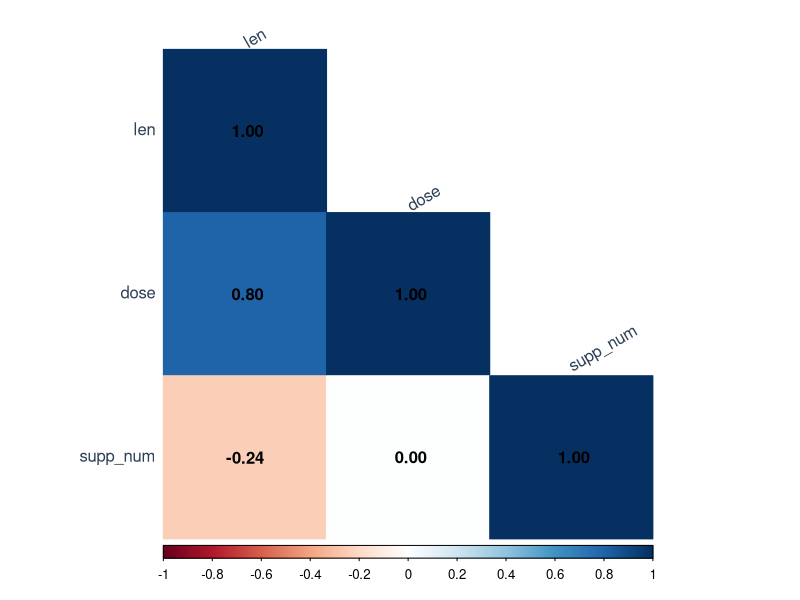
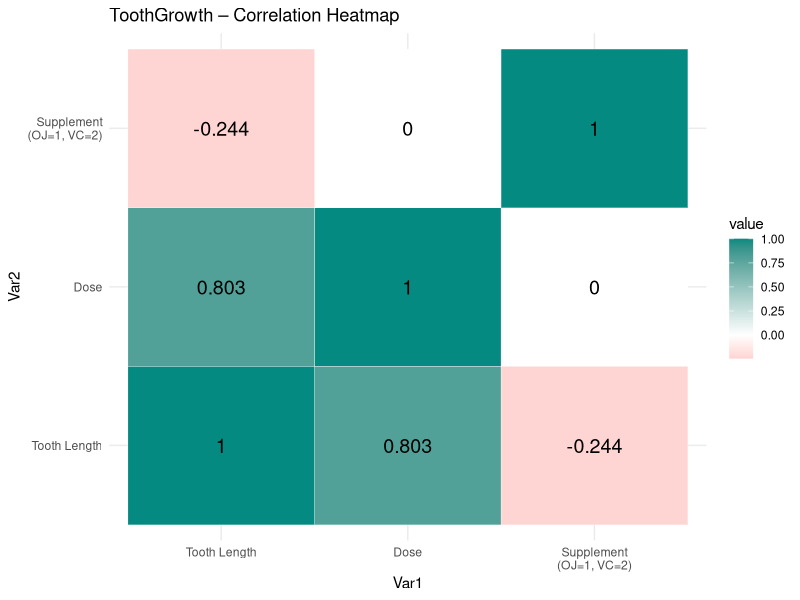
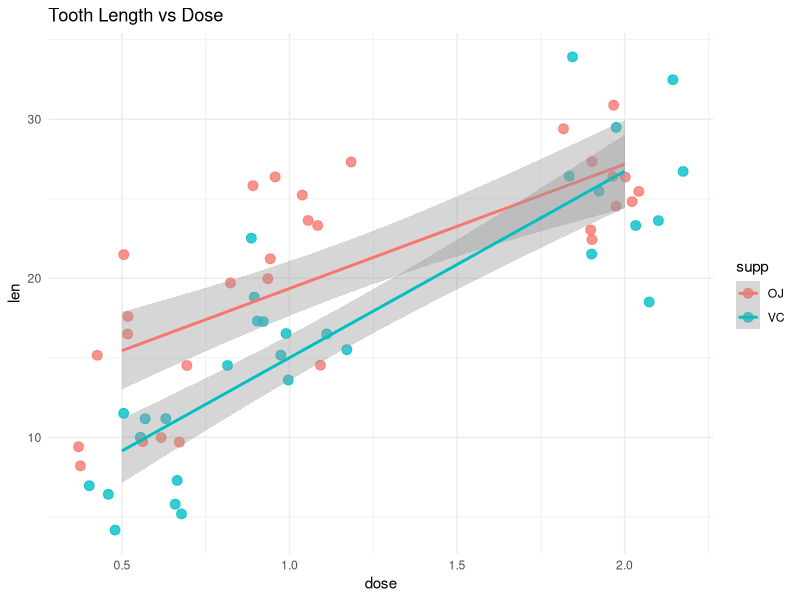
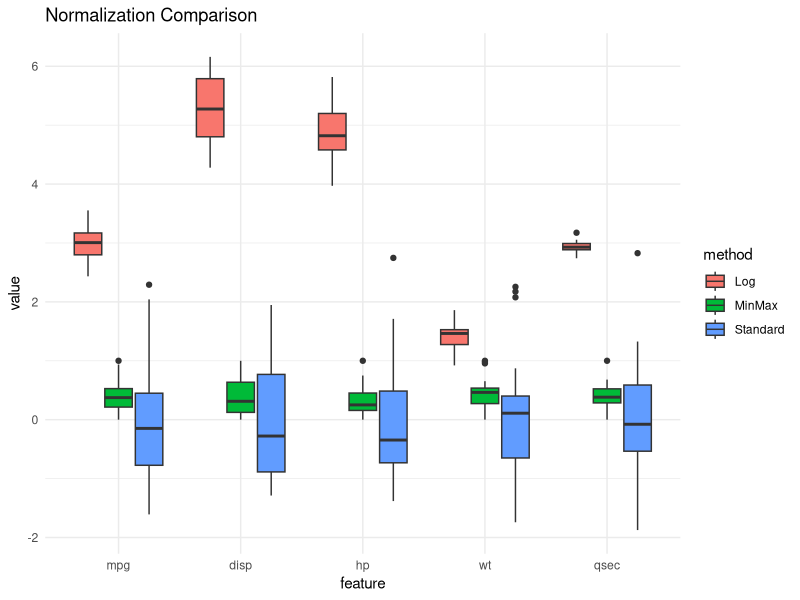
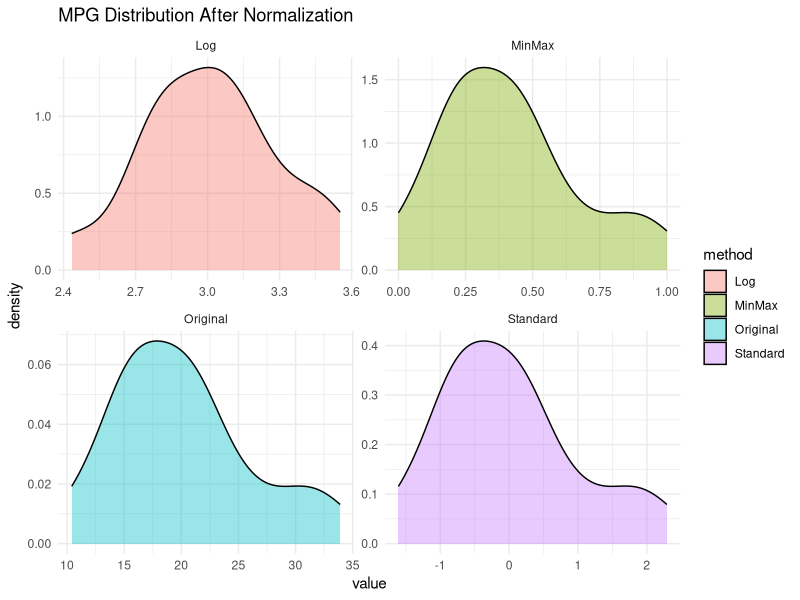
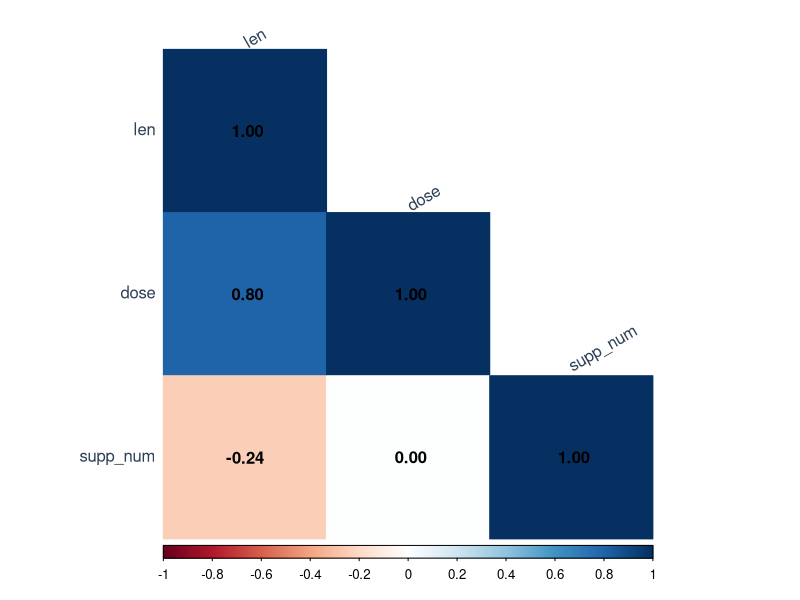
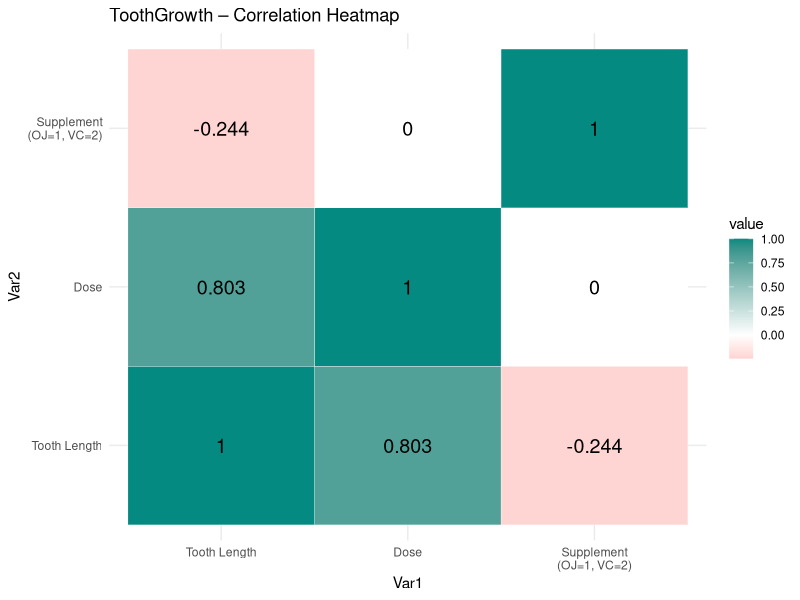
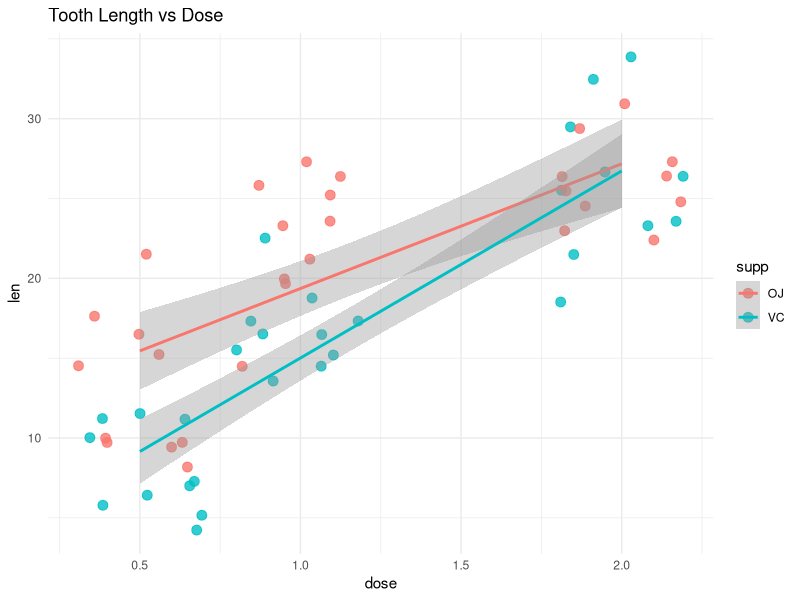

Reproduce these figures in R, in order.

library(ggplot2)
library(corrplot)
library(reshape2)
library(gridExtra)
library(scales)


setwd("C:/Users/ammir/Documents/DS_TEB2043/Lab 9")

cat("Working Directory:\n")
print(getwd())

# ===================== Activity 1 =====================

data("ToothGrowth")
df_tooth <- ToothGrowth

cat("=== ToothGrowth Dataset Preview ===\n")
print(head(df_tooth))
cat("\nDimensions:", dim(df_tooth), "\n")
cat("\nSummary:\n")
print(summary(df_tooth))

df_tooth$supp_num <- as.numeric(df_tooth$supp)

corr_matrix <- cor(df_tooth[, c("len", "dose", "supp_num")],
                   method = "pearson")

cat("\n=== Pearson Correlation Matrix ===\n")
print(round(corr_matrix, 4))

# ---- Corrplot (DISPLAY + SAVE) ----
corrplot(corr_matrix,
         method = "color",
         type = "lower",
         addCoef.col = "black",
         tl.col = "#2E4057",
         tl.srt = 30)

png("activity1_heatmap_corrplot.png", width = 700, height = 600, res = 120)
corrplot(corr_matrix,
         method = "color",
         type = "lower",
         addCoef.col = "black",
         tl.col = "#2E4057",
         tl.srt = 30)
dev.off()

# ---- Heatmap (ggplot) ----
colnames(corr_matrix) <- rownames(corr_matrix) <-
  c("Tooth Length", "Dose", "Supplement\n(OJ=1, VC=2)")

melted_corr <- melt(corr_matrix)

p_heatmap <- ggplot(melted_corr, aes(Var1, Var2, fill = value)) +
  geom_tile(color = "white") +
  geom_text(aes(label = round(value, 3)), size = 5) +
  scale_fill_gradient2(low = "#E84855", mid = "white", high = "#048A81",
                       midpoint = 0) +
  labs(title = "ToothGrowth – Correlation Heatmap") +
  theme_minimal()

print(p_heatmap)
ggsave("activity1_heatmap_ggplot.png",
       plot = p_heatmap,
       width = 7, height = 5, dpi = 150)

# ---- Scatter Plot ----
p_scatter <- ggplot(ToothGrowth, aes(x = dose, y = len, color = supp)) +
  geom_jitter(size = 3, alpha = 0.8) +
  geom_smooth(method = "lm", se = TRUE) +
  labs(title = "Tooth Length vs Dose") +
  theme_minimal()

print(p_scatter)
ggsave("activity1_scatter.png",
       plot = p_scatter,
       width = 7, height = 5, dpi = 150)

cat("\n=== Activity 1: Key Observations ===\n")
cat("len vs dose  :", round(cor(ToothGrowth$len, ToothGrowth$dose), 4), "\n")
cat("len vs supp  :", round(cor(ToothGrowth$len, as.numeric(ToothGrowth$supp)), 4), "\n")
cat("dose vs supp :", round(cor(ToothGrowth$dose, as.numeric(ToothGrowth$supp)), 4), "\n")


# ===================== Activity 2 =====================

data("mtcars")
X <- mtcars[, c("mpg", "disp", "hp", "wt", "qsec")]

cat("\n=== mtcars Original Summary ===\n")
print(summary(X))

# ---- Normalization ----
X_log <- log1p(X)
X_std <- as.data.frame(scale(X))

min_max_scale <- function(x) (x - min(x)) / (max(x) - min(x))
X_minmax <- as.data.frame(lapply(X, min_max_scale))

# ---- Prepare data ----
label_melt <- function(df, method) {
  df$method <- method
  df$car <- rownames(mtcars)
  melt(df, id.vars = c("car", "method"), variable.name = "feature")
}

all_data <- rbind(
  label_melt(X, "Original"),
  label_melt(X_log, "Log"),
  label_melt(X_std, "Standard"),
  label_melt(X_minmax, "MinMax")
)

# ---- Boxplot ----
p_box <- ggplot(all_data[all_data$method != "Original", ],
                aes(x = feature, y = value, fill = method)) +
  geom_boxplot() +
  theme_minimal() +
  labs(title = "Normalization Comparison")

print(p_box)
ggsave("activity2_boxplot.png",
       plot = p_box,
       width = 8, height = 5, dpi = 150)

# ---- Density Plot ----
mpg_data <- all_data[all_data$feature == "mpg", ]

p_density <- ggplot(mpg_data, aes(x = value, fill = method)) +
  geom_density(alpha = 0.4) +
  facet_wrap(~method, scales = "free") +
  theme_minimal() +
  labs(title = "MPG Distribution After Normalization")

print(p_density)
ggsave("activity2_density.png",
       plot = p_density,
       width = 8, height = 5, dpi = 150)

# ---- Summary ----
cat("\n=== Summary: Log Transformation ===\n")
print(apply(X_log, 2, function(x) round(summary(x), 3)))

cat("\n=== Summary: Standard Scaling ===\n")
print(apply(X_std, 2, function(x) round(summary(x), 3)))

cat("\n=== Summary: Min-Max Scaling ===\n")
print(apply(X_minmax, 2, function(x) round(summary(x), 3)))

# ---- Checks ----
cat("\nRange Min-Max:\n")
print(sapply(X_minmax, range))

cat("\nStandard Scaling Mean & SD:\n")
print(round(colMeans(X_std), 6))
print(round(apply(X_std, 2, sd), 6))

# ---- Final Output ----
cat("\nSaved Files:\n")
print(list.files())

cat("\nDone! All plots saved successfully.\n")
